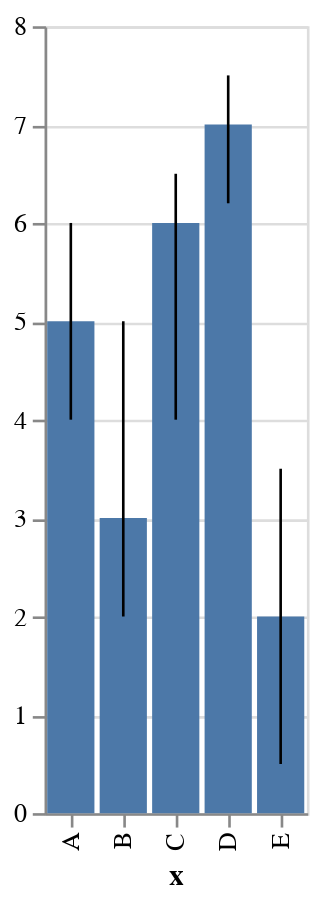

Notebook source saved alongside this figure:
### Code cell
values2 = [{'x': 'A', 'y': 5, 'lo': 4, 'hi': 6},
           {'x': 'B', 'y': 3, 'lo': 2, 'hi': 5},
           {'x': 'C', 'y': 6, 'lo': 4, 'hi': 6.5},
           {'x': 'D', 'y': 7, 'lo': 6.2, 'hi': 7.5},
           {'x': 'E', 'y': 2, 'lo': 0.5, 'hi': 3.5}]
data2 = alt.Data(name='foo',
                values=values2)
chart_base = alt.Chart(data2).encode(
    x='x:O',  # specify ordinal data
)
chart_bars = chart_base.mark_bar().encode(y='y:Q')

chart_ci = chart_base.mark_rule().encode(
    alt.X('x:O'),
    alt.Y('lo:Q',  # specify quantitative data
          title=None
    ),
    alt.Y2('hi:Q'),
)
chart=chart_bars+chart_ci
chart

### Figure 1 — Vega-Lite specification as saved in the notebook (floating-point values rounded to 4 significant figures)
{"config": {"view": {"continuousWidth": 400, "continuousHeight": 300}}, "layer": [{"mark": "bar", "encoding": {"x": {"type": "ordinal", "field": "x"}, "y": {"type": "quantitative", "field": "y"}}}, {"mark": "rule", "encoding": {"x": {"type": "ordinal", "field": "x"}, "y": {"type": "quantitative", "field": "lo", "title": null}, "y2": {"field": "hi"}}}], "data": {"name": "foo", "values": [{"x": "A", "y": 5, "lo": 4, "hi": 6}, {"x": "B", "y": 3, "lo": 2, "hi": 5}, {"x": "C", "y": 6, "lo": 4, "hi": 6.5}, {"x": "D", "y": 7, "lo": 6.2, "hi": 7.5}, {"x": "E", "y": 2, "lo": 0.5, "hi": 3.5}]}, "$schema": "https://vega.github.io/schema/vega-lite/v4.8.1.json"}
